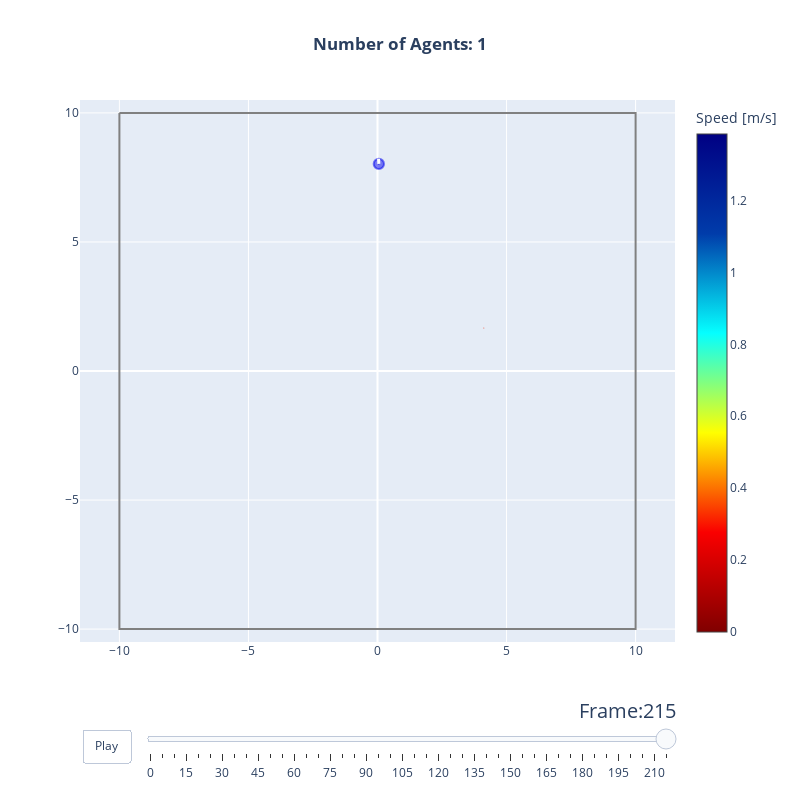

The code cell stored with this chart in its notebook:
### Markdown cell above
## Trajectory animation

### Code cell
from jupedsim.internal.notebook_utils import animate, read_sqlite_file

trajectory_data, walkable_area = read_sqlite_file(trajectory_file)
animate(trajectory_data, walkable_area, every_nth_frame=5)

### Figure 1 — Plotly figure (JSON) as saved in the notebook; plotly's stock layout.template omitted (floating-point values rounded to 4 significant figures)
{"data": [{"hoverinfo": "name", "line": {"color": "grey"}, "mode": "lines", "name": "Exterior", "showlegend": false, "type": "scatter", "x": [-10, -10, 10, 10, -10], "y": [10, -10, -10, 10, 10]}, {"hoverinfo": "text", "marker": {"cmax": 1.385, "cmin": 0, "color": [1.367, 0.6077, 1.333, 0.9227, 0.4098, 1.367, 1.292, 0.5527, 1.306, 1.298], "colorbar": {"title": {"text": "Speed [m/s]"}}, "colorscale": [[0, "rgb(128,0,0)"], [0.2, "rgb(250,0,0)"], [0.4, "rgb(255,255,0)"], [0.6, "rgb(5,255,255)"], [0.8, "rgb(0,60,170)"], [1, "rgb(0,0,131)"]], "opacity": 1, "size": 1}, "mode": "markers", "showlegend": false, "text": ["ID: 4.0, Pos(0.05,8.02)"], "type": "scatter", "x": [0.05186], "y": [8.024]}, {"hoverinfo": "none", "marker": {"opacity": 0, "size": 1}, "mode": "markers", "showlegend": false, "text": ["ID: 9.0, Pos(0.50,7.99)"], "type": "scatter", "x": [0], "y": [0]}, {"hoverinfo": "none", "marker": {"opacity": 0, "size": 1}, "mode": "markers", "showlegend": false, "text": ["ID: 9.0, Pos(0.91,7.04)"], "type": "scatter", "x": [0], "y": [0]}, {"hoverinfo": "none", "marker": {"opacity": 0, "size": 1}, "mode": "markers", "showlegend": false, "text": ["ID: 9.0, Pos(1.11,6.60)"], "type": "scatter", "x": [0], "y": [0]}, {"hoverinfo": "none", "marker": {"opacity": 0, "size": 1}, "mode": "markers", "showlegend": false, "text": ["ID: 10.0, Pos(0.55,7.85)"], "type": "scatter", "x": [0], "y": [0]}, {"hoverinfo": "none", "marker": {"opacity": 0, "size": 1}, "mode": "markers", "showlegend": false, "text": ["ID: 10.0, Pos(1.07,7.09)"], "type": "scatter", "x": [0], "y": [0]}, {"hoverinfo": "none", "marker": {"opacity": 0, "size": 1}, "mode": "markers", "showlegend": false, "text": ["ID: 10.0, Pos(1.15,7.01)"], "type": "scatter", "x": [0], "y": [0]}, {"hoverinfo": "none", "marker": {"opacity": 0, "size": 1}, "mode": "markers", "showlegend": false, "text": ["ID: 10.0, Pos(1.29,6.77)"], "type": "scatter", "x": [0], "y": [0]}, {"hoverinfo": "none", "marker": {"opacity": 0, "size": 1}, "mode": "markers", "showlegend": false, "text": ["ID: 10.0, Pos(1.42,6.44)"], "type": "scatter", "x": [0], "y": [0]}, {"hoverinfo": "none", "marker": {"opacity": 0, "size": 1}, "mode": "markers", "showlegend": false, "text": ["ID: 10, Pos(1.50,6.23)"], "type": "scatter", "x": [0], "y": [0]}, {"hoverinfo": "text", "marker": {"opacity": 1, "size": 1}, "mode": "markers", "showlegend": false, "text": ["ID: 10, Pos(4.12,1.67)"], "type": "scatter", "x": [4.119], "y": [1.669]}], "layout": {"autosize": false, "height": 800, "shapes": [{"fillcolor": "rgba(0, 0, 237, 0.5)", "line": {"color": "rgba(0, 0, 237, 0.5)"}, "type": "circle", "x0": -0.1481, "x1": 0.2519, "xref": "x", "y0": 7.824, "y1": 8.224, "yref": "y"}, {"fillcolor": "rgba(255,255,255,0)", "line": {"color": "rgba(0, 0, 218, 0.5)", "width": 0}, "type": "circle", "x0": 0, "x1": 0, "xref": "x", "y0": 0, "y1": 0, "yref": "y"}, {"fillcolor": "rgba(255,255,255,0)", "line": {"color": "rgba(0, 0, 218, 0.5)", "width": 0}, "type": "circle", "x0": 0, "x1": 0, "xref": "x", "y0": 0, "y1": 0, "yref": "y"}, {"fillcolor": "rgba(255,255,255,0)", "line": {"color": "rgba(31, 255, 215, 0.5)", "width": 0}, "type": "circle", "x0": 0, "x1": 0, "xref": "x", "y0": 0, "y1": 0, "yref": "y"}, {"fillcolor": "rgba(255,255,255,0)", "line": {"color": "rgba(0, 0, 228, 0.5)", "width": 0}, "type": "circle", "x0": 0, "x1": 0, "xref": "x", "y0": 0, "y1": 0, "yref": "y"}, {"fillcolor": "rgba(255,255,255,0)", "line": {"color": "rgba(255, 137, 0, 0.5)", "width": 0}, "type": "circle", "x0": 0, "x1": 0, "xref": "x", "y0": 0, "y1": 0, "yref": "y"}, {"fillcolor": "rgba(255,255,255,0)", "line": {"color": "rgba(255, 85, 0, 0.5)", "width": 0}, "type": "circle", "x0": 0, "x1": 0, "xref": "x", "y0": 0, "y1": 0, "yref": "y"}, {"fillcolor": "rgba(255,255,255,0)", "line": {"color": "rgba(255, 159, 0, 0.5)", "width": 0}, "type": "circle", "x0": 0, "x1": 0, "xref": "x", "y0": 0, "y1": 0, "yref": "y"}, {"fillcolor": "rgba(255,255,255,0)", "line": {"color": "rgba(102, 255, 144, 0.5)", "width": 0}, "type": "circle", "x0": 0, "x1": 0, "xref": "x", "y0": 0, "y1": 0, "yref": "y"}, {"fillcolor": "rgba(255,255,255,0)", "line": {"color": "rgba(0, 168, 255, 0.5)", "width": 0}, "type": "circle", "x0": 0, "x1": 0, "xref": "x", "y0": 0, "y1": 0, "yref": "y"}, {"line": {"color": "white", "width": 3}, "type": "line", "x0": 0.05186, "x1": 0.04124, "y0": 8.024, "y1": 8.224}, {"line": {"color": "rgba(255,255,255,0)", "width": 3}, "type": "line", "x0": 0, "x1": 5.738, "y0": 0, "y1": 5.25}, {"line": {"color": "rgba(255,255,255,0)", "width": 3}, "type": "line", "x0": 0, "x1": 5.738, "y0": 0, "y1": 5.25}, {"line": {"color": "rgba(255,255,255,0)", "width": 3}, "type": "line", "x0": 0, "x1": 5.738, "y0": 0, "y1": 5.25}, {"line": {"color": "rgba(255,255,255,0)", "width": 3}, "type": "line", "x0": 0, "x1": 5.738, "y0": 0, "y1": 5.25}, {"line": {"color": "rgba(255,255,255,0)", "width": 3}, "type": "line", "x0": 0, "x1": 5.738, "y0": 0, "y1": 5.25}, {"line": {"color": "rgba(255,255,255,0)", "width": 3}, "type": "line", "x0": 0, "x1": 5.738, "y0": 0, "y1": 5.25}, {"line": {"color": "rgba(255,255,255,0)", "width": 3}, "type": "line", "x0": 0, "x1": 5.738, "y0": 0, "y1": 5.25}, {"line": {"color": "rgba(255,255,255,0)", "width": 3}, "type": "line", "x0": 0, "x1": 5.738, "y0": 0, "y1": 5.25}, {"line": {"color": "rgba(255,255,255,0)", "width": 3}, "type": "line", "x0": 0, "x1": 5.738, "y0": 0, "y1": 5.25}], "sliders": [{"active": 43, "currentvalue": {"font": {"size": 20}, "prefix": "Frame:", "visible": true, "xanchor": "right"}, "len": 0.9, "pad": {"b": 10, "t": 50}, "steps": [{"args": [["0"], {"frame": {"duration": 100, "redraw": true}, "mode": "immediate", "transition": {"duration": 500}}], "label": "0", "method": "animate"}, {"args": [["5"], {"frame": {"duration": 100, "redraw": true}, "mode": "immediate", "transition": {"duration": 500}}], "label": "5", "method": "animate"}, {"args": [["10"], {"frame": {"duration": 100, "redraw": true}, "mode": "immediate", "transition": {"duration": 500}}], "label": "10", "method": "animate"}, {"args": [["15"], {"frame": {"duration": 100, "redraw": true}, "mode": "immediate", "transition": {"duration": 500}}], "label": "15", "method": "animate"}, {"args": [["20"], {"frame": {"duration": 100, "redraw": true}, "mode": "immediate", "transition": {"duration": 500}}], "label": "20", "method": "animate"}, {"args": [["25"], {"frame": {"duration": 100, "redraw": true}, "mode": "immediate", "transition": {"duration": 500}}], "label": "25", "method": "animate"}, {"args": [["30"], {"frame": {"duration": 100, "redraw": true}, "mode": "immediate", "transition": {"duration": 500}}], "label": "30", "method": "animate"}, {"args": [["35"], {"frame": {"duration": 100, "redraw": true}, "mode": "immediate", "transition": {"duration": 500}}], "label": "35", "method": "animate"}, {"args": [["40"], {"frame": {"duration": 100, "redraw": true}, "mode": "immediate", "transition": {"duration": 500}}], "label": "40", "method": "animate"}, {"args": [["45"], {"frame": {"duration": 100, "redraw": true}, "mode": "immediate", "transition": {"duration": 500}}], "label": "45", "method": "animate"}, {"args": [["50"], {"frame": {"duration": 100, "redraw": true}, "mode": "immediate", "transition": {"duration": 500}}], "label": "50", "method": "animate"}, {"args": [["55"], {"frame": {"duration": 100, "redraw": true}, "mode": "immediate", "transition": {"duration": 500}}], "label": "55", "method": "animate"}, {"args": [["60"], {"frame": {"duration": 100, "redraw": true}, "mode": "immediate", "transition": {"duration": 500}}], "label": "60", "method": "animate"}, {"args": [["65"], {"frame": {"duration": 100, "redraw": true}, "mode": "immediate", "transition": {"duration": 500}}], "label": "65", "method": "animate"}, {"args": [["70"], {"frame": {"duration": 100, "redraw": true}, "mode": "immediate", "transition": {"duration": 500}}], "label": "70", "method": "animate"}, {"args": [["75"], {"frame": {"duration": 100, "redraw": true}, "mode": "immediate", "transition": {"duration": 500}}], "label": "75", "method": "animate"}, {"args": [["80"], {"frame": {"duration": 100, "redraw": true}, "mode": "immediate", "transition": {"duration": 500}}], "label": "80", "method": "animate"}, {"args": [["85"], {"frame": {"duration": 100, "redraw": true}, "mode": "immediate", "transition": {"duration": 500}}], "label": "85", "method": "animate"}, {"args": [["90"], {"frame": {"duration": 100, "redraw": true}, "mode": "immediate", "transition": {"duration": 500}}], "label": "90", "method": "animate"}, {"args": [["95"], {"frame": {"duration": 100, "redraw": true}, "mode": "immediate", "transition": {"duration": 500}}], "label": "95", "method": "animate"}, {"args": [["100"], {"frame": {"duration": 100, "redraw": true}, "mode": "immediate", "transition": {"duration": 500}}], "label": "100", "method": "animate"}, {"args": [["105"], {"frame": {"duration": 100, "redraw": true}, "mode": "immediate", "transition": {"duration": 500}}], "label": "105", "method": "animate"}, {"args": [["110"], {"frame": {"duration": 100, "redraw": true}, "mode": "immediate", "transition": {"duration": 500}}], "label": "110", "method": "animate"}, {"args": [["115"], {"frame": {"duration": 100, "redraw": true}, "mode": "immediate", "transition": {"duration": 500}}], "label": "115", "method": "animate"}, {"args": [["120"], {"frame": {"duration": 100, "redraw": true}, "mode": "immediate", "transition": {"duration": 500}}], "label": "120", "method": "animate"}, {"args": [["125"], {"frame": {"duration": 100, "redraw": true}, "mode": "immediate", "transition": {"duration": 500}}], "label": "125", "method": "animate"}, {"args": [["130"], {"frame": {"duration": 100, "redraw": true}, "mode": "immediate", "transition": {"duration": 500}}], "label": "130", "method": "animate"}, {"args": [["135"], {"frame": {"duration": 100, "redraw": true}, "mode": "immediate", "transition": {"duration": 500}}], "label": "135", "method": "animate"}, {"args": [["140"], {"frame": {"duration": 100, "redraw": true}, "mode": "immediate", "transition": {"duration": 500}}], "label": "140", "method": "animate"}, {"args": [["145"], {"frame": {"duration": 100, "redraw": true}, "mode": "immediate", "transition": {"duration": 500}}], "label": "145", "method": "animate"}, {"args": [["150"], {"frame": {"duration": 100, "redraw": true}, "mode": "immediate", "transition": {"duration": 500}}], "label": "150", "method": "animate"}, {"args": [["155"], {"frame": {"duration": 100, "redraw": true}, "mode": "immediate", "transition": {"duration": 500}}], "label": "155", "method": "animate"}, {"args": [["160"], {"frame": {"duration": 100, "redraw": true}, "mode": "immediate", "transition": {"duration": 500}}], "label": "160", "method": "animate"}, {"args": [["165"], {"frame": {"duration": 100, "redraw": true}, "mode": "immediate", "transition": {"duration": 500}}], "label": "165", "method": "animate"}, {"args": [["170"], {"frame": {"duration": 100, "redraw": true}, "mode": "immediate", "transition": {"duration": 500}}], "label": "170", "method": "animate"}, {"args": [["175"], {"frame": {"duration": 100, "redraw": true}, "mode": "immediate", "transition": {"duration": 500}}], "label": "175", "method": "animate"}, {"args": [["180"], {"frame": {"duration": 100, "redraw": true}, "mode": "immediate", "transition": {"duration": 500}}], "label": "180", "method": "animate"}, {"args": [["185"], {"frame": {"duration": 100, "redraw": true}, "mode": "immediate", "transition": {"duration": 500}}], "label": "185", "method": "animate"}, {"args": [["190"], {"frame": {"duration": 100, "redraw": true}, "mode": "immediate", "transition": {"duration": 500}}], "label": "190", "method": "animate"}, {"args": [["195"], {"frame": {"duration": 100, "redraw": true}, "mode": "immediate", "transition": {"duration": 500}}], "label": "195", "method": "animate"}, {"args": [["200"], {"frame": {"duration": 100, "redraw": true}, "mode": "immediate", "transition": {"duration": 500}}], "label": "200", "method": "animate"}, {"args": [["205"], {"frame": {"duration": 100, "redraw": true}, "mode": "immediate", "transition": {"duration": 500}}], "label": "205", "method": "animate"}, {"args": [["210"], {"frame": {"duration": 100, "redraw": true}, "mode": "immediate", "transition": {"duration": 500}}], "label": "210", "method": "animate"}, {"args": [["215"], {"frame": {"duration": 100, "redraw": true}, "mode": "immediate", "transition": {"duration": 500}}], "label": "215", "method": "animate"}], "transition": {"duration": 100, "easing": "cubic-in-out"}, "x": 0.1, "xanchor": "left", "y": 0, "yanchor": "top"}], "title": {"text": "<b>Number of Agents: 1</b>", "x": 0.5}, "updatemenus": [{"active": 0, "buttons": [{"args": [null, {"frame": {"duration": 100, "redraw": true}, "fromcurrent": true}], "label": "Play", "method": "animate"}], "direction": "left", "pad": {"r": 10, "t": 87}, "showactive": false, "type": "buttons", "x": 0.1, "xanchor": "right", "y": 0, "yanchor": "top"}], "width": 800, "xaxis": {"domain": [0, 1], "range": [-11.48, 11.48], "type": "linear"}, "yaxis": {"domain": [0, 1], "range": [-10.5, 10.5], "scaleanchor": "x", "scaleratio": 1, "type": "linear"}}}
